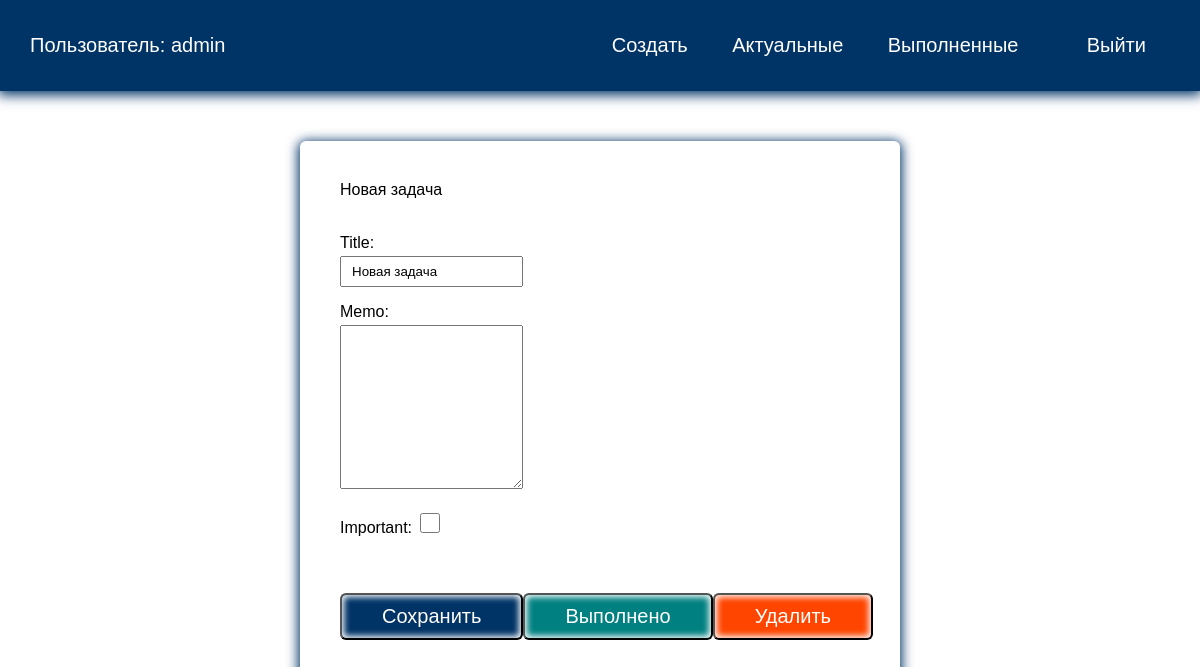
Before: /todo/1/ (signed in) with the older database file.
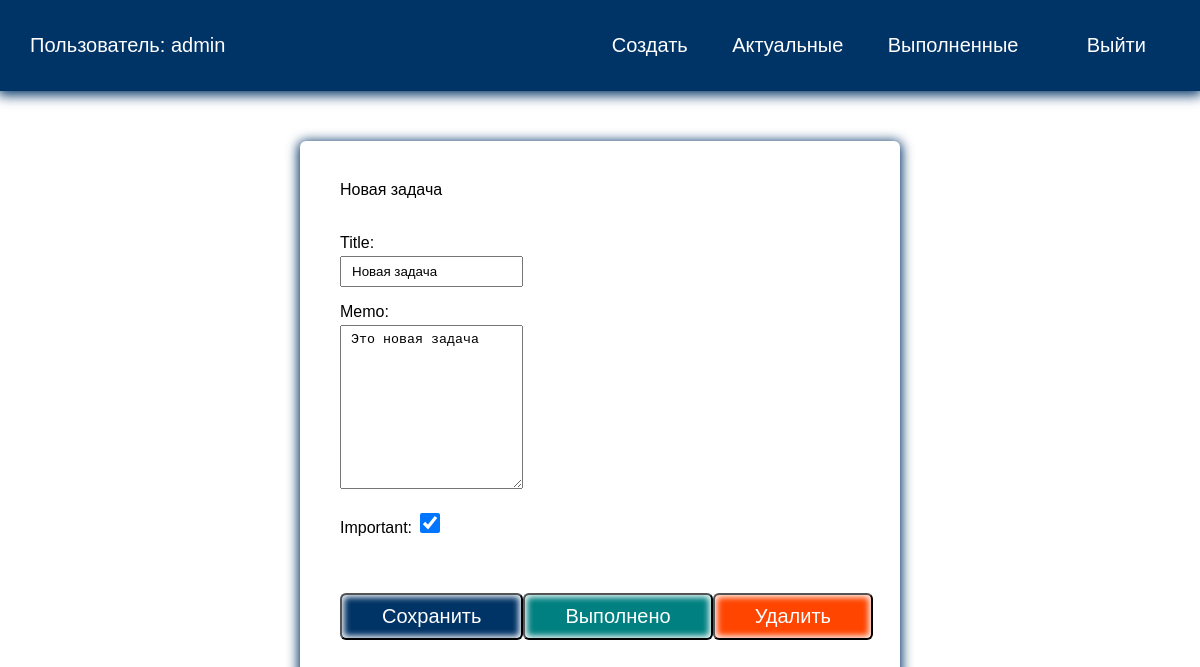
After: the same page with the newer database file.
### todo/models.py (models this page shows, shortened)
class Todo(models.Model):
    title = models.CharField(max_length=100)
    memo = models.TextField(blank=True)
    created = models.DateTimeField(auto_now_add=True)
    date_completed = models.DateTimeField(blank=True, null=True)
    important = models.BooleanField(default=False)
    user = models.ForeignKey(User, on_delete=models.CASCADE)

### todo/views.py (the view, shortened to what this page needs)
# urls.py: path('todo/<int:todo_pk>/', views.viewtodo, name='viewtodo'),
@login_required
def viewtodo(request, todo_pk):
    todo = get_object_or_404(Todo, pk=todo_pk)
    if request.method == "GET":
        form = TodoForm(instance=todo)
        return render(request, 'todo/viewtodo.html', {'todo': todo, 'form': form})

### todo/forms.py
class TodoForm(ModelForm):
    class Meta:
        model = Todo
        fields = ['title', 'memo', 'important']

### todo/templates/todo/viewtodo.html (shortened to what this page needs)
{% extends 'todo/base.html' %}
{% block content %}
<div class="bg">
    {{ todo.title }}
    <div class="but">
        <form method="post">
            {{form.as_p}}
            <button class="btn">Сохранить</button>
        </form>
        <form action="{% url 'completetodo' todo.id %}" method="post">
            <button class="btn good">Выполнено</button>
        </form>
        <form action="{% url 'deletetodo' todo.id %}" method="post">
            <button class="btn remove">Удалить</button>
        </form>
    </div>
</div>
{% endblock %}

### todo/templates/todo/base.html (shortened to what this page needs)
<!DOCTYPE html>
{% load static %}
<html lang="en">
<head>
    <link rel="stylesheet" href="{% static 'css/style.css' %}">
</head>
<body>
    <div class="menu">
        <div class="wrap">
            <ul>
                {% if user.is_authenticated %}
                <li class="logo">Пользователь: {{ user.username }}</li>
                <li><a href="{% url 'createtodo' %}">Создать</a></li>
                <li><a href="{% url 'currenttodos' %}">Актуальные</a></li>
                <li><a href="{% url 'completedtodos' %}">Выполненные</a></li>
                <li>
                    <form action="{% url 'logoutuser' %}" method="post">
                            <button class="top">Выйти</button>
                    </form>
                </li>
                {% else %}
                <li class="logo"><a href="{% url 'home' %}">UpService</a></li>
                <li><a href="{% url 'signupuser' %}">Зарегистрироваться</a></li>
                <li><a href="{% url 'loginuser' %}">Войти</a></li>
                {% endif %}
            </ul>
        </div>
    </div>
    <div class="content">
        <div class="wrap">
            {% block content %}
            {% endblock %}
        </div>
    </div>
</body>
</html>

### todo/static/css/style.css (style rules this page uses)
body { padding: 0; margin: 0; font-family: Arial, Helvetica, sans-serif; }
.wrap { max-width: 1200px; margin: 0 auto; padding: 10px 30px; box-sizing: border-box; }
.menu { background: #003366; box-shadow: 0 2px 12px 2px #003366; }
ul { list-style: none; padding: 0; }
.menu ul { display: flex; justify-content: space-between; align-items: center; font-size: 20px; }
.menu .logo { margin-right: 30%; color: #FFF; }
a { text-decoration: none; }
.menu a { color: #FFF; }
.content .wrap { margin-top: 40px; }
.btn { background: #003366; color: #FFF; border-radius: 6px; box-shadow: inset 0 0 6px 2px #FFF; padding: 10px 40px; font-size: 20px; margin-top: 40px; cursor: pointer; }
.bg { box-shadow: 0 2px 12px 2px #003366; padding: 40px; box-sizing: border-box; border-radius: 6px; max-width: 600px; margin: 0 auto; }
input, textarea { width: 100%; padding: 6px 10px; box-sizing: border-box; margin-top: 4px; }
.top { padding: 4px 24px; margin-top: 0; background: transparent; border: 0; color: #FFF; font-size: 20px; }
.but { display: flex; align-items: flex-end; }
.good { background: teal; }
.remove { background: orangered; }
#id_important { width: 20px; height: 20px; }

Changed rows visible on the page:
changed Todo "Новая задача": memo (not shown) → "Это новая задача"; important "☐" → "☑"
